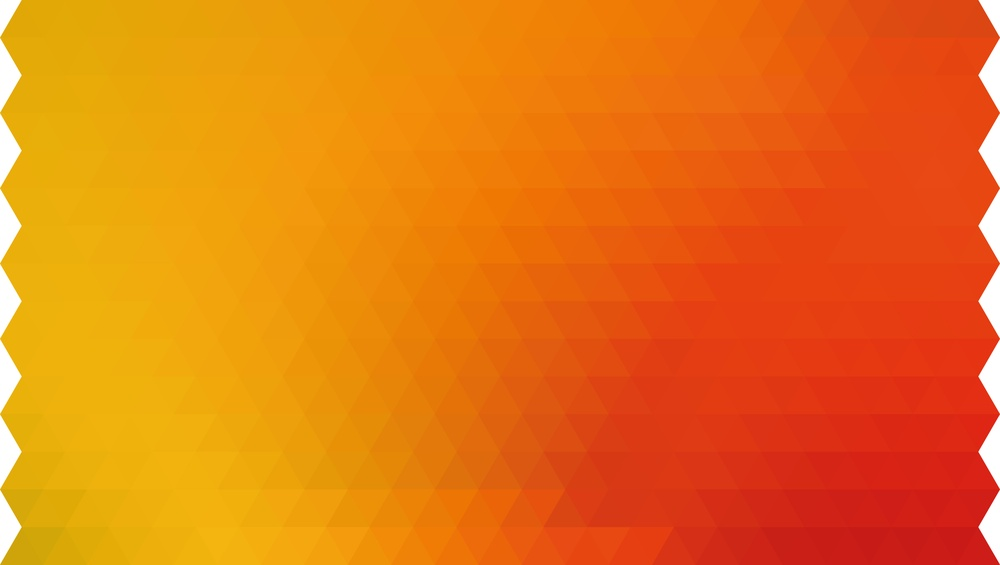
#> input picture images/1 copia.jpg, 1000 x 565 px, shrunk from 4000 x 2259 before the run; its folder holds 4 pictures in this run
$ python bw_convert.py
#> lines starting #> are read from the running program, lines starting #| are printed output that depends on the picture
from concurrent.futures import ProcessPoolExecutor
import os
import timeit
from queue import Queue
from PIL import Image


def convert_image(image_path):
        image = Image.open('images/{}'.format(image_path))
        bw_image = image.convert('L')
        bw_image.save('output/bw_{}.jpg'.format(image_path))


def get_images():
    return os.listdir('images')


def main():
    t1 = timeit.default_timer()
    images_queue = Queue()
    original_images = get_images()
    for image in original_images:
        images_queue.put(image)
    with ProcessPoolExecutor(max_workers=4) as executor:
        executor.map(convert_image, original_images)
#> in convert_image, image is the input picture: PIL image 1000x565 RGB; mean R, G, B 232.6, 118.3, 18.2
#> in convert_image, `bw_image = image.convert('L')`:
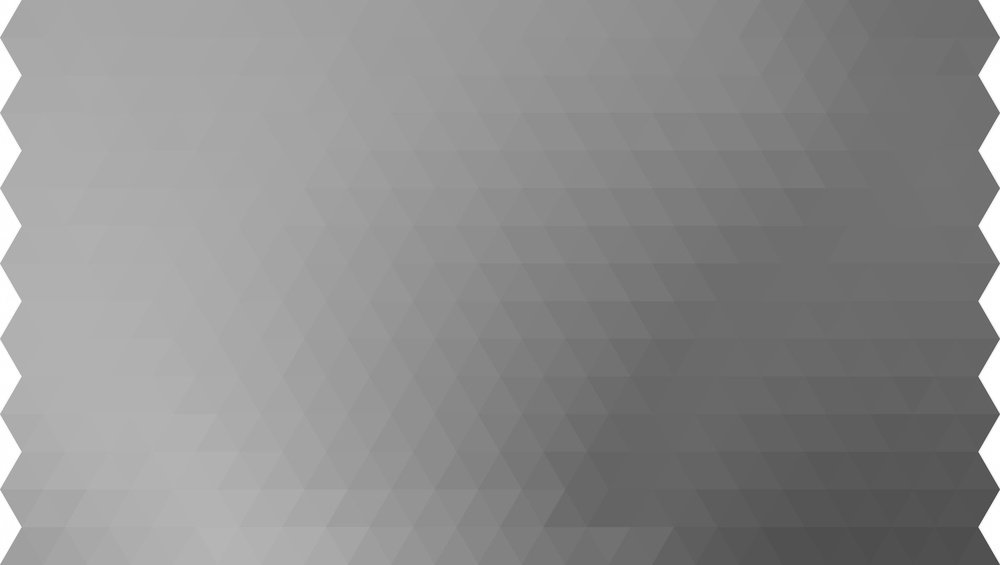
#> bw_image: PIL image 1000x565 L; min 67, max 255, mean 141
#> call 2 of convert_image, with image_path = '10 copia.jpg'
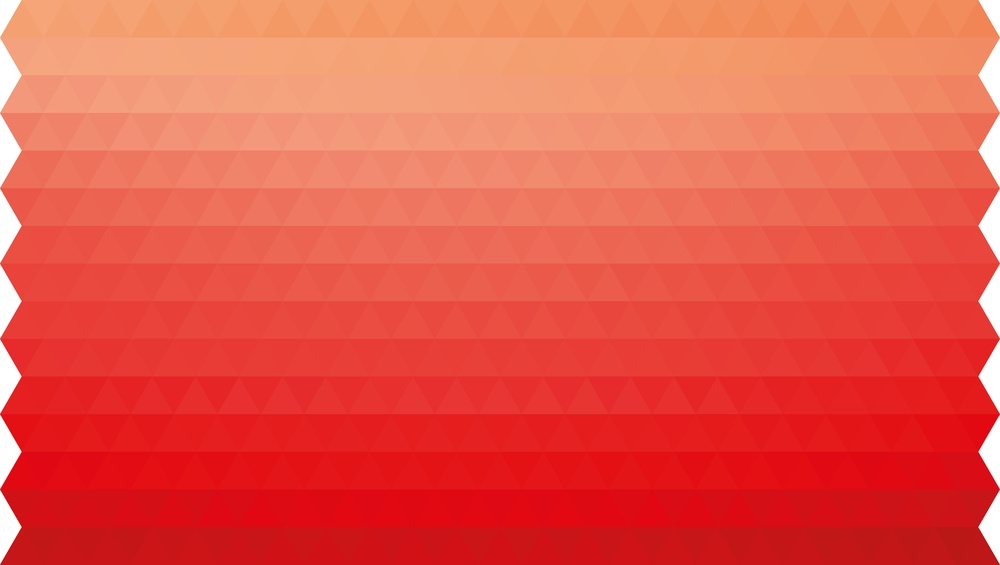
#> input picture images/10 copia.jpg, 1000 x 565 px, shrunk from 4000 x 2259 before the run
#> in convert_image, image is the input picture: PIL image 1000x565 RGB; mean R, G, B 232.9, 86.7, 71.8
#> in convert_image (call 2), `bw_image = image.convert('L')`:
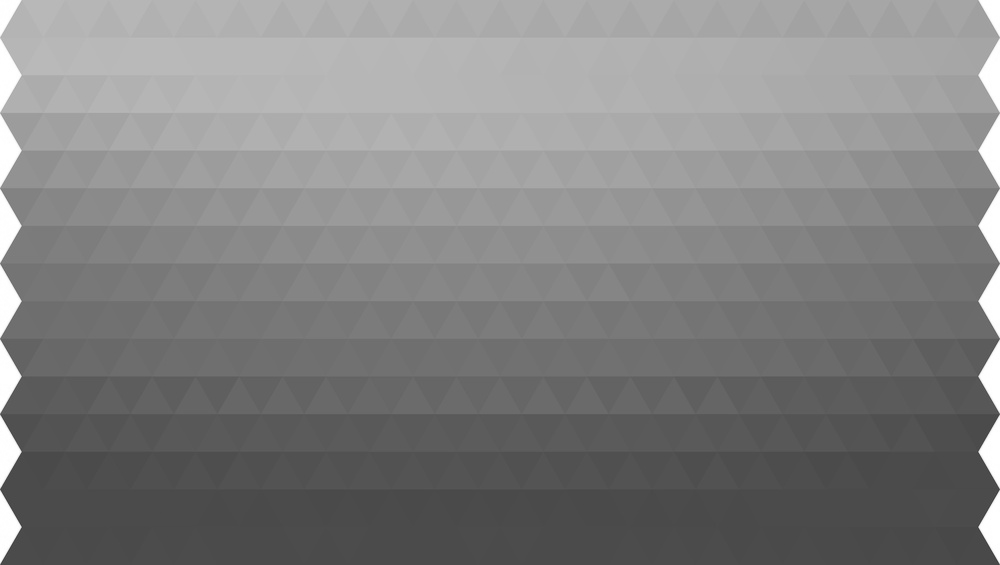
#> bw_image: PIL image 1000x565 L; min 59, max 255, mean 128.7
#> call 3 of convert_image, with image_path = '11 copia.jpg'
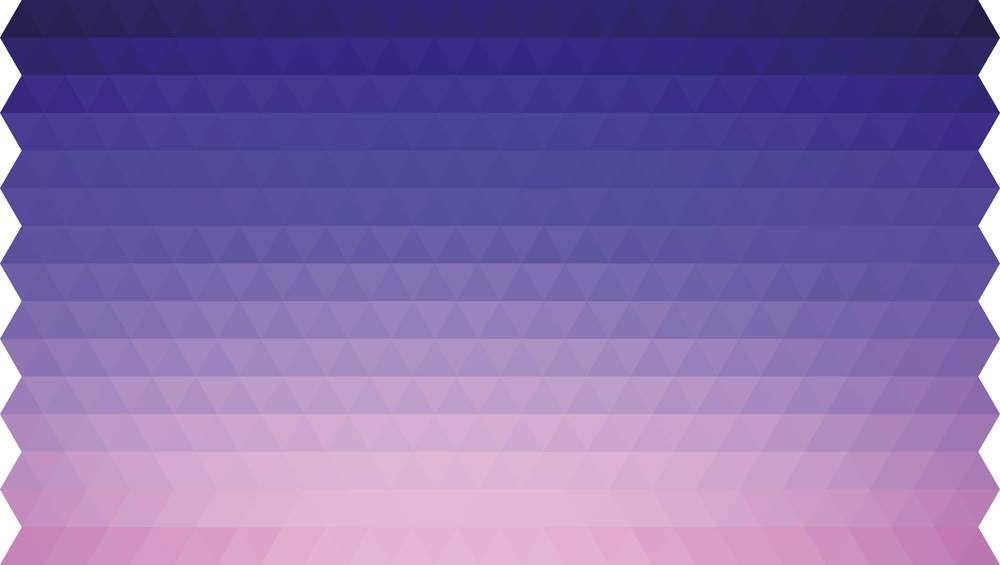
#> input picture images/11 copia.jpg, 1000 x 565 px, shrunk from 4000 x 2259 before the run
#> in convert_image, image is the input picture: PIL image 1000x565 RGB; mean R, G, B 129, 107.1, 169.2
#> in convert_image (call 3), `bw_image = image.convert('L')`:
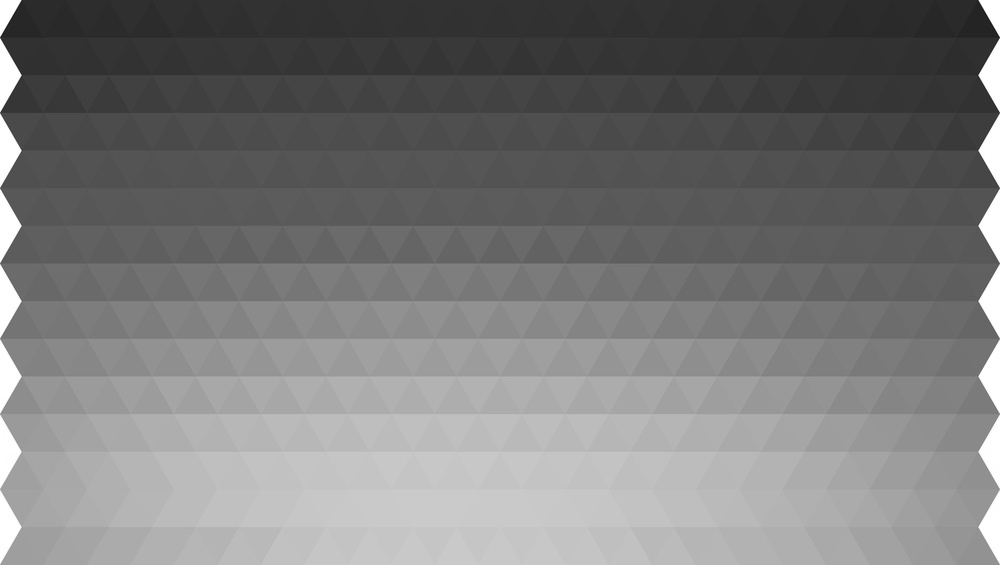
#> bw_image: PIL image 1000x565 L; min 20, max 255, mean 120.7
#> call 4 of convert_image, with image_path = '12 copia.jpg'
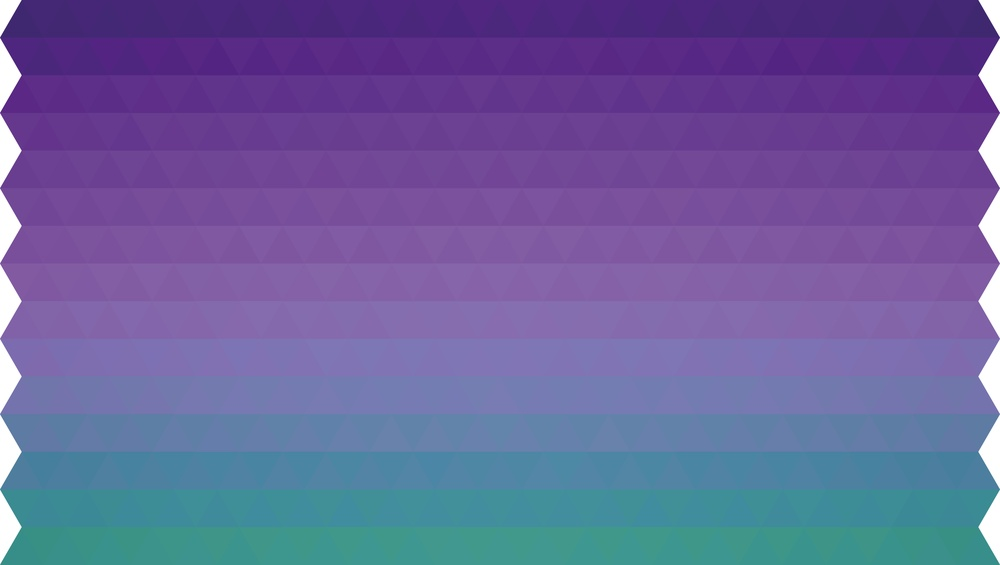
#> input picture images/12 copia.jpg, 1000 x 565 px, shrunk from 4000 x 2259 before the run
#> in convert_image, image is the input picture: PIL image 1000x565 RGB; mean R, G, B 104.6, 97.3, 156.3
#> in convert_image (call 4), `bw_image = image.convert('L')`:
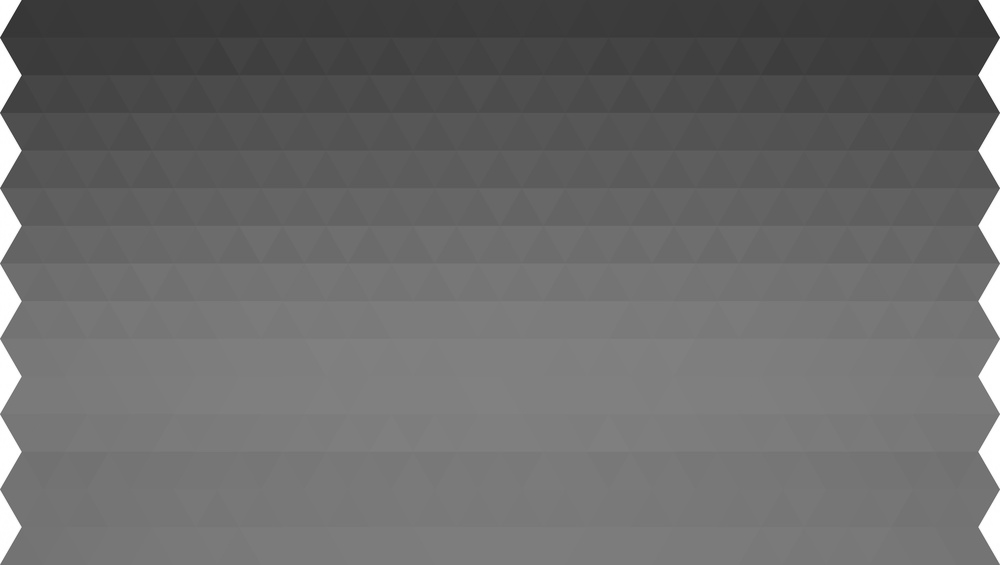
#> bw_image: PIL image 1000x565 L; min 41, max 255, mean 106.2
    print(timeit.default_timer() - t1)

if __name__ == '__main__':
    main()
